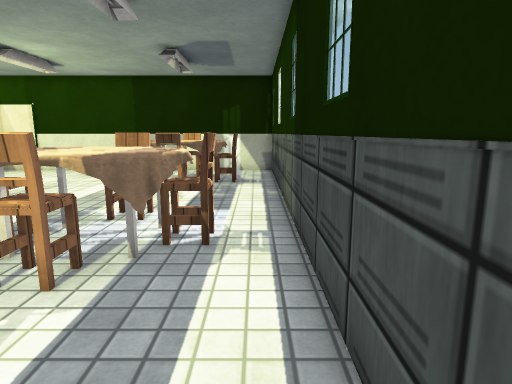
view 1 (above)

17 first-person views from a walk through a Unity game level. The camera is 1.2 m above the floor, tilts 10° down and sees 75° across. Doors are open. The floor is counted in squares, 0.5 m on a side. Each view is taken from the middle of a square. On the plan, view 1 faces up. The plan holds only what a view shows up to about 20 squares ahead; the rest is blank. Some animated figures are left out. Surface patterns are stand-ins for the level's own textures.

view 2
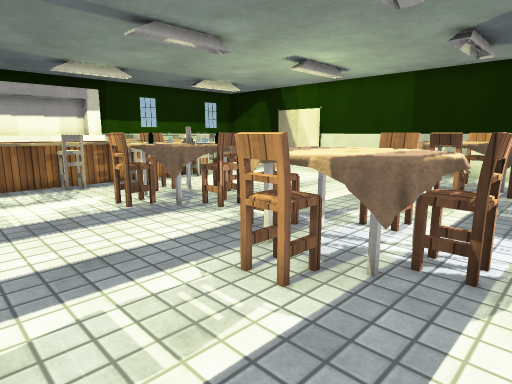

view 3
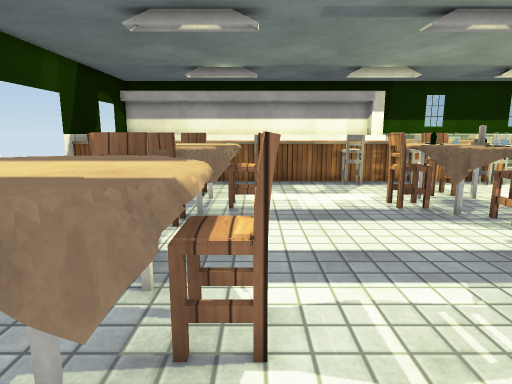

view 4
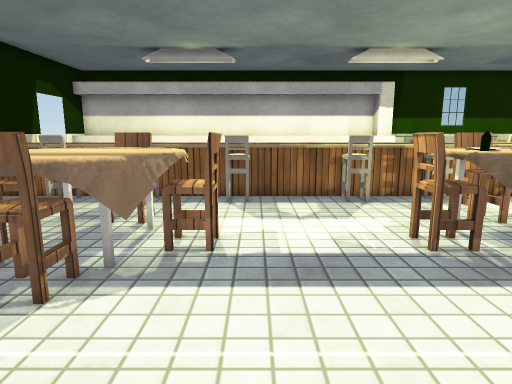

view 5
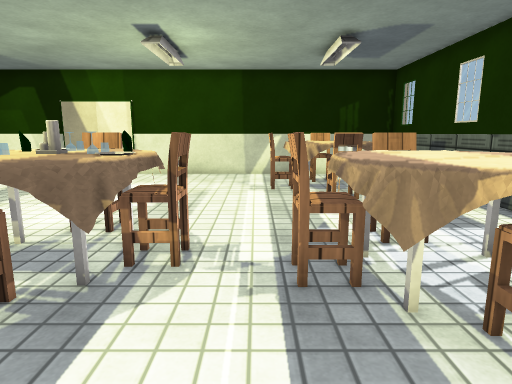

view 6
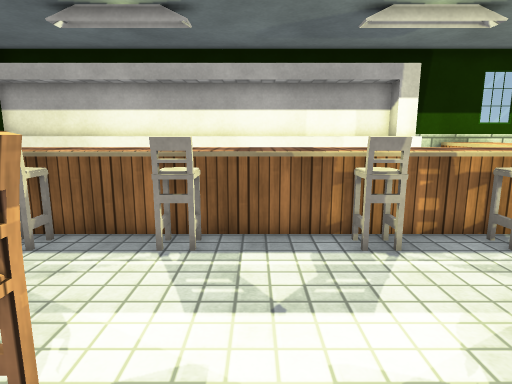

view 7
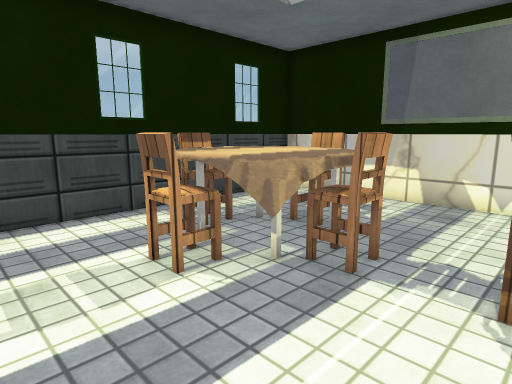

view 8
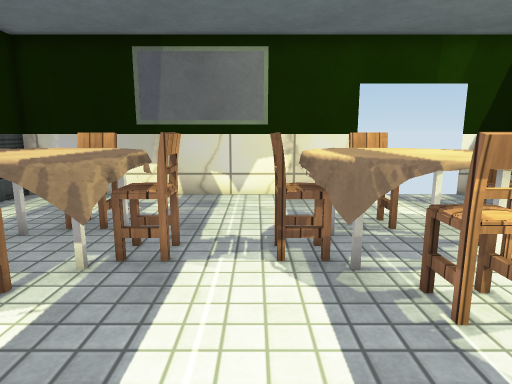

view 9
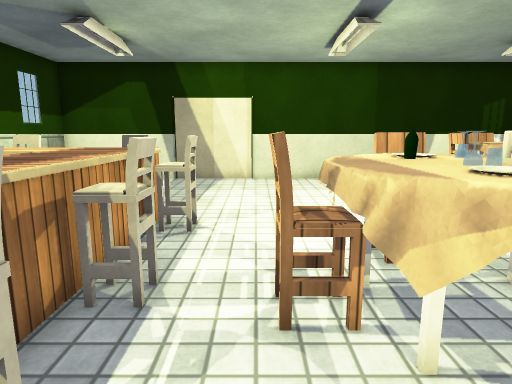

view 10
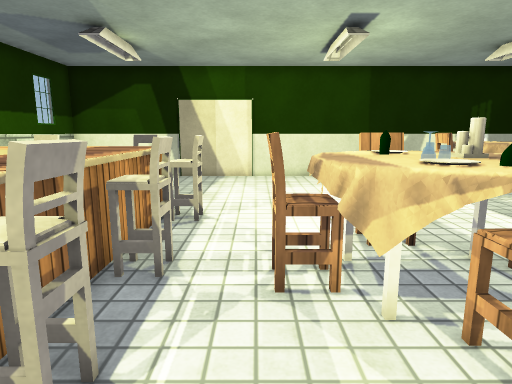

view 11
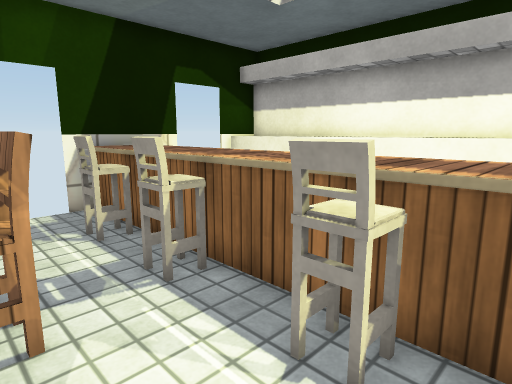

view 12
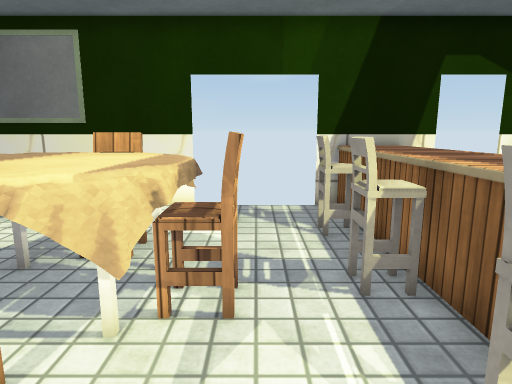

view 13
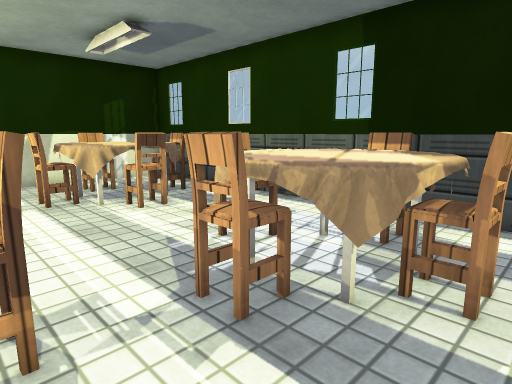

view 14
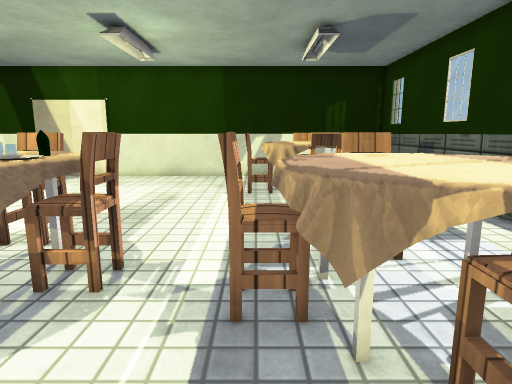

view 15
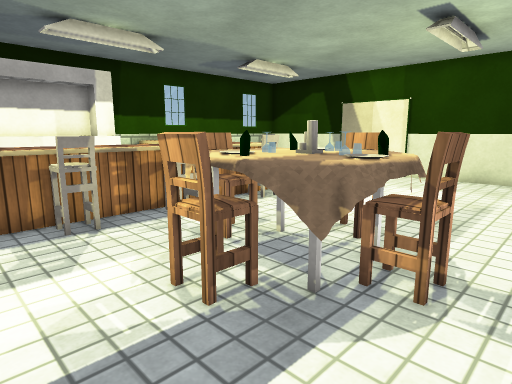

view 16
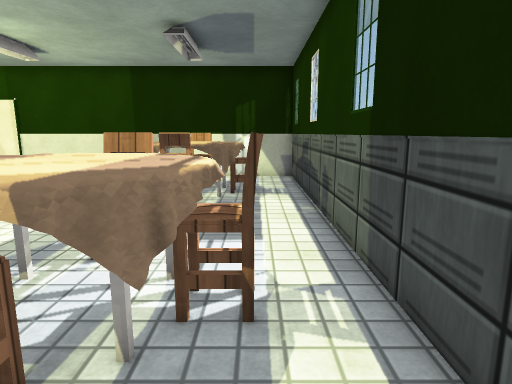

view 17
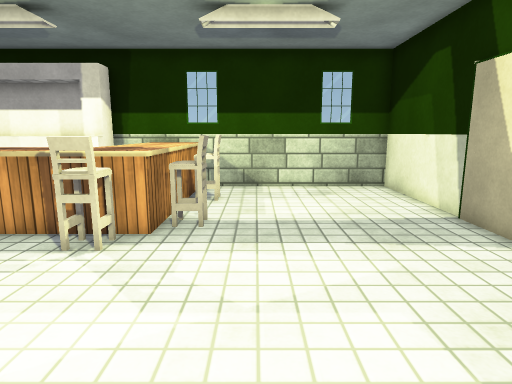

### Floor plan
Key: @ floor where view 1 was taken; # wall or solid block; x gap in a wall; . floor; D open door; = window, fence, low wall or low ledge; ^ raised ledge; C chair.
Columns run from 24 left of view 1 to 1 right of it. Each row starts with its distance up from view 1.
 22 ##########################
 21 #........................#
 20 #...................C....#
 19 #..................=CC...#
 18 #.................=^^^^..#
 17 #.................C^^^^C.#
 16 #.................C^^^^C.#
 15 #.....#=...........^C^^..#
 14 #.^^##^^............CC...#
 13 ^^^^^^^^^................#
 12 ^^^^^^^^^................#
 11 #    ^^^....CC ..........#
 10 ##   ^^^...=^C^.....CC...#
  9 ##   ^^^#.CC^^^^C..^^^^..#
  8 ^^   ^^^#.CC^^^CC.C^^^^C.#
  7 ^^    ^^...^^^^^..C^^^^C.#
  6 ^^   ^^^^...CC^...=^^^^..#
  5 ^^   ^^^^....C.....=CC...#
  4 ^^   ^^^.................#
  3 ^^   ^^^.................#
  2 ^^   ^^^^................#
  1 ^^   ^^^^...CC=.....CC...#
  0 ^^   ^^^...=^^^=...^^^^.@#
 -1 ^^   ^^^..CC^^^^C.C^^^^C.#
 -2 ^^   ^^^#xCC^^^CC.C^^^^C.#
 -3 ^^   ^^^...=^^^=...^^^^..#
 -4 ^^   ^^^....CC ....=CC...#
 -5 ^^   ^^^#................#
 -6 ^^    ^^ .... ........ ..#
 -7 ^^   ^^^....  .......  ..#
 -8 ^^D D#^^DDDDD#############

Where each view was taken, in squares from view 1:
view 1: 0 up, 0 right, facing up
view 2: 1 up, 0 right, facing up-left
view 3: 1 up, 0 right, facing left
view 4: 2 up, 4 left, facing left
view 5: 2 up, 7 left, facing up
view 6: 3 up, 9 left, facing left
view 7: 4 up, 9 left, facing down-right
view 8: 5 up, 8 left, facing down
view 9: 4 up, 14 left, facing up
view 10: 3 up, 14 left, facing up
view 11: 3 up, 13 left, facing down-left
view 12: 3 up, 14 left, facing down
view 13: 4 up, 9 left, facing up-right
view 14: 3 up, 6 left, facing up
view 15: 3 up, 7 left, facing up-left
view 16: 3 up, 1 left, facing up
view 17: 16 up, 9 left, facing left
